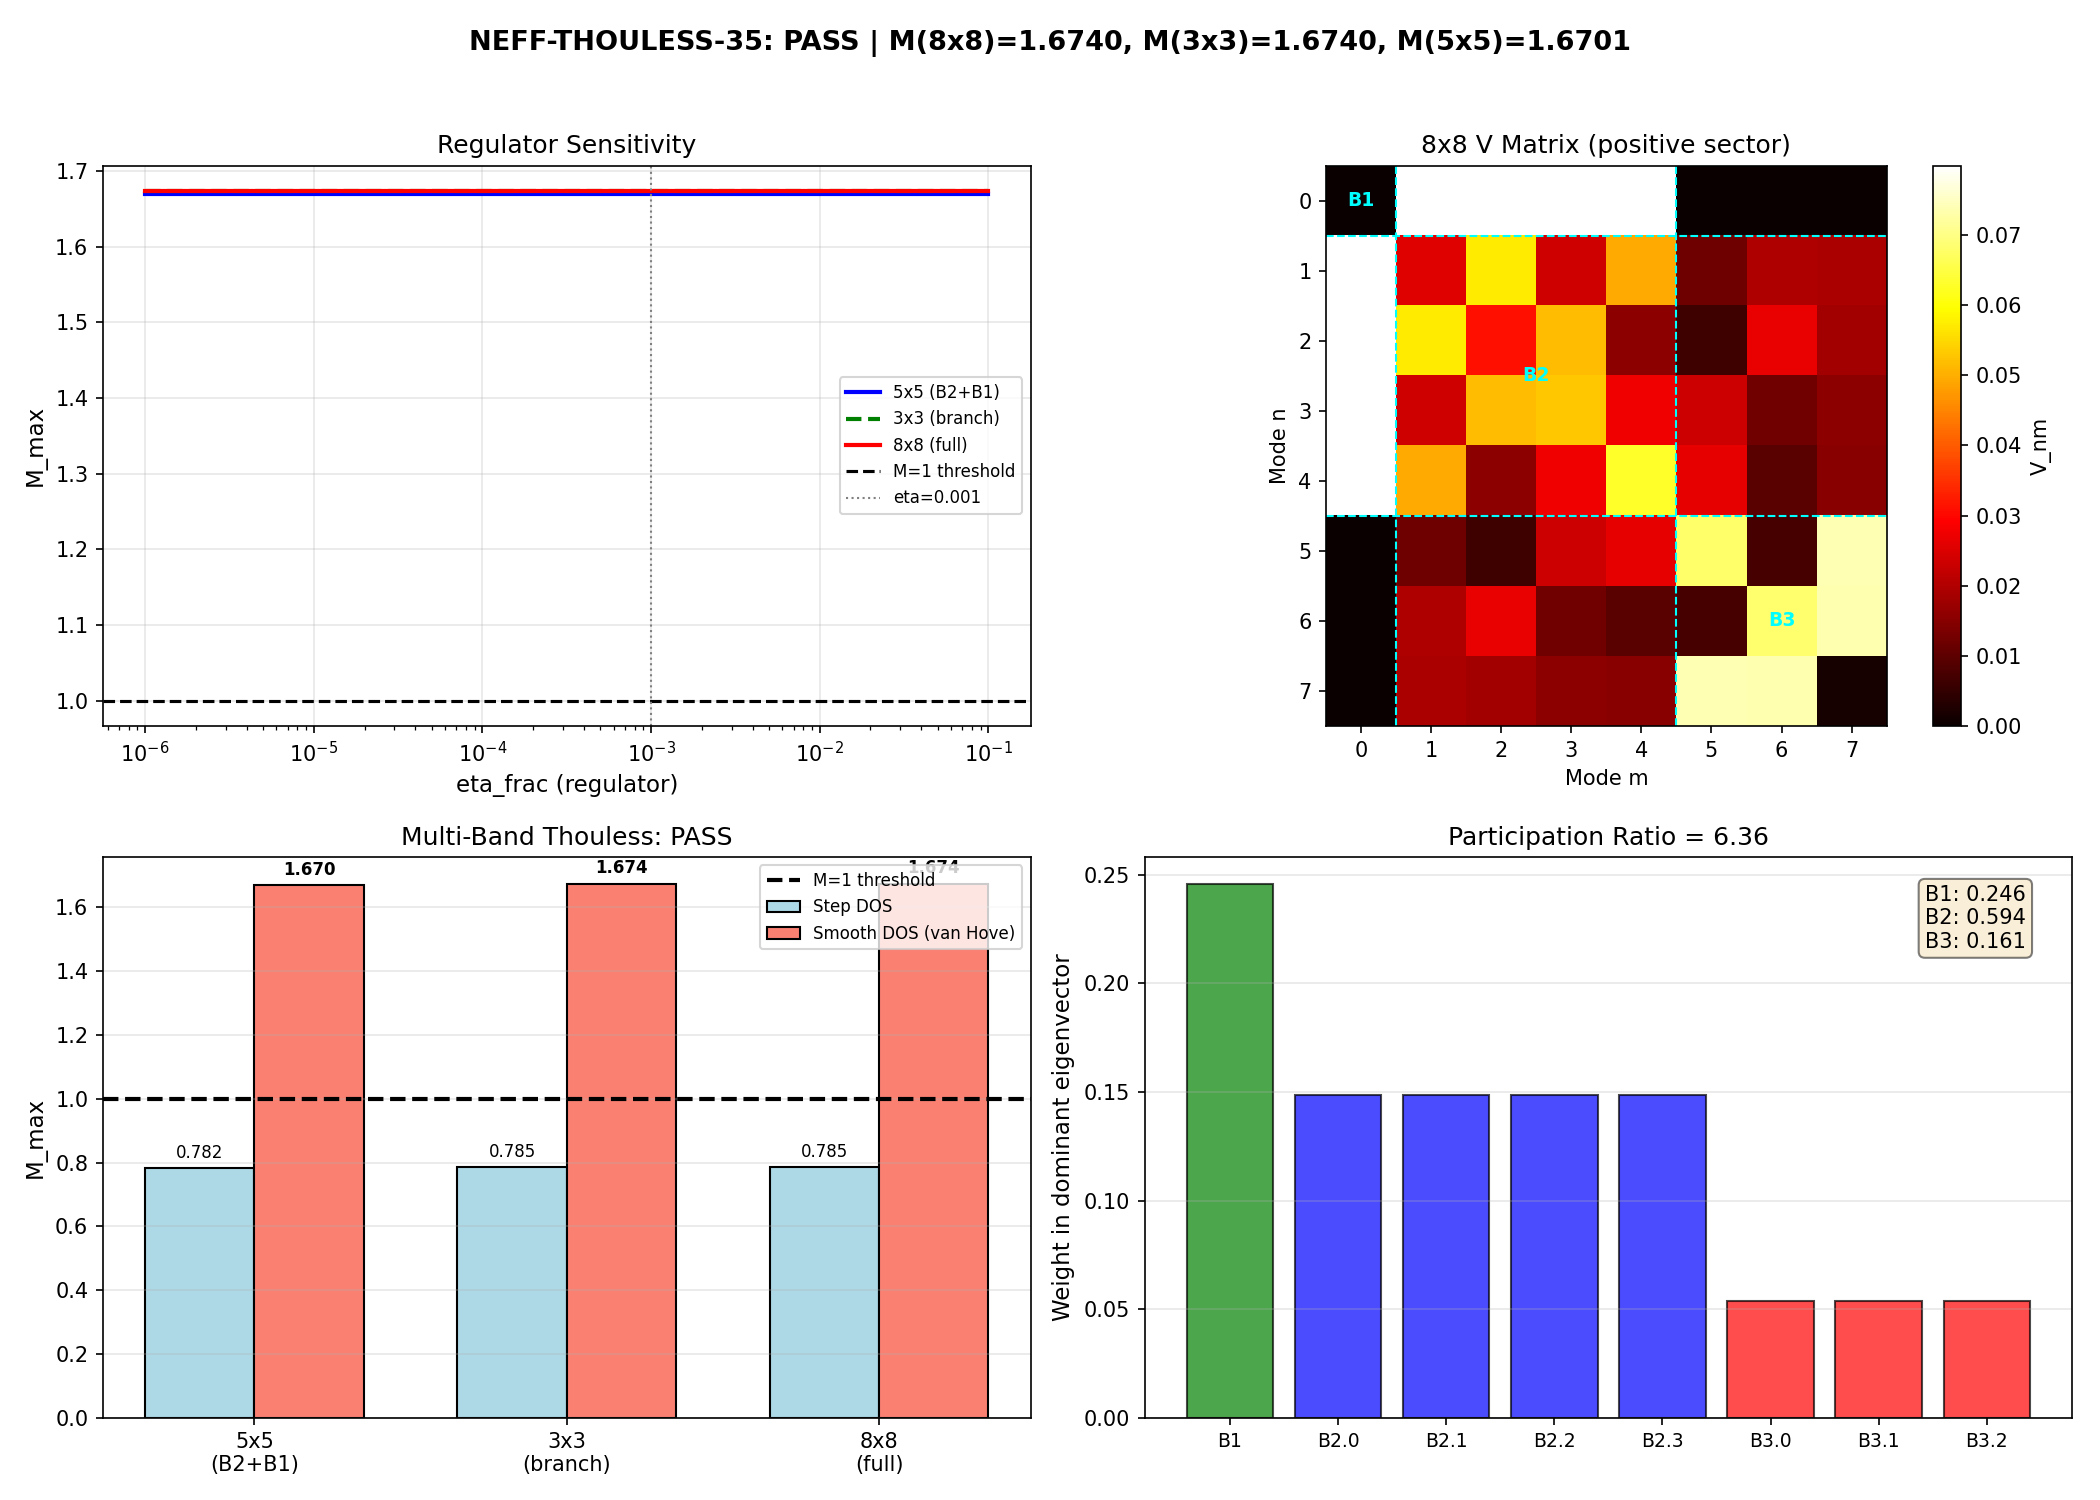

Here is the Python script that generated this plot:
#!/usr/bin/env python3
"""
Session 35: NEFF-THOULESS-35 -- Multi-Band 3x3 and Full 8x8 Thouless Eigenvalue
=================================================================================

CONTEXT:
  Session 34 found M_max = 0.902 in the B2-only (5x5) Thouless matrix with
  step-function wall DOS. With smooth-wall van Hove DOS (rho = 14.02/mode),
  VH-IMP-35a gave M_max = 1.445 (single-band B2 with van Hove).

  The beyond-mean-field (BMF) corridor requires N_eff > 5.5 for the screening
  correction to leave M_max > 1. The question: do cross-channel couplings
  V(B1,B2) and V(B3,B2) push the effective pairing dimensionality above 5.5?

COMPUTATION:
  1. Build 3x3 branch-level Thouless matrix from corrected spinor V matrix.
  2. Build full 8x8 mode-level Thouless matrix (all positive eigenvalues).
  3. Compute eigenvalues and compare with 5x5 B2-only result.
  4. Assess whether N_eff effectively exceeds 5.5.

PHYSICS:
  The Thouless criterion for BCS instability in a multi-band system:

    M_{nm} = V_{nm} * rho_m / (2 |xi_m|)

  where xi_m = E_m - mu is the distance from chemical potential.

  For the branch-level 3x3 matrix:
    M_{ij} = V_eff(B_i, B_j) * rho_j * d_j / (2 |xi_j|)
  where d_j is the degeneracy of branch j, rho_j is per-mode DOS.

  B1: d=1, E=0.81914 (AT gap edge, xi~0 => regularized)
  B2: d=4, E=0.84527, xi=0.02613
  B3: d=3, E=0.97822, xi=0.15908

  Critical subtlety: V(B1,B1) = 0 exactly (Trap 1). So B1 cannot self-pair.
  But V(B1,B2) = 0.080 is nonzero. The divergent B1 susceptibility (xi->0)
  couples to B2 pairing via the off-diagonal channel.

GATE NEFF-THOULESS-35 (pre-registered):
  PASS:  max eigenvalue of full Thouless matrix > 1.0
  FAIL:  max eigenvalue <= 1.0

Author: landau-condensed-matter-theorist, Session 35
Date: 2026-03-07
"""

import os
import sys
import time
import numpy as np
from scipy.integrate import quad
from scipy.interpolate import CubicSpline
import matplotlib
matplotlib.use('Agg')
import matplotlib.pyplot as plt

SCRIPT_DIR = os.path.dirname(os.path.abspath(__file__))
t0 = time.time()

# ======================================================================
#  Constants
# ======================================================================
TAU_VALUES = np.array([0.0, 0.10, 0.15, 0.20, 0.25, 0.30, 0.35, 0.40, 0.50])
TAU_IDX_DUMP = 3   # tau = 0.20 (dump point)
MU = 0.0            # Chemical potential (PH symmetric, mu=0 forced)

# Regulator for B1 (at gap edge, xi=0)
ETA_REG_FRAC = 0.001   # As fraction of lambda_min

# Wall parameters
TAU_WALL_LO = 0.15
TAU_WALL_HI = 0.25
WALL_WIDTH = TAU_WALL_HI - TAU_WALL_LO

# Multi-sector factor (conservative, from SECT-33a)
MULTI_SECTOR_FACTOR = 1.046

# Branch indices in the 16x16 sorted eigenbasis (positive sector)
# Sorted ascending: indices 0-7 negative, 8-15 positive
# Positive (ascending eigenvalue): B1=8, B2=9-12, B3=13-15
B1_FULL = np.array([8])
B2_FULL = np.array([9, 10, 11, 12])
B3_FULL = np.array([13, 14, 15])

# Branch degeneracies
D_B1 = 1
D_B2 = 4
D_B3 = 3


# ======================================================================
#  Data Loading
# ======================================================================

def load_data():
    """Load all prerequisite data."""
    kosmann = np.load(os.path.join(SCRIPT_DIR, 's23a_kosmann_singlet.npz'),
                      allow_pickle=True)
    vh_data = np.load(os.path.join(SCRIPT_DIR, 's35a_vh_impedance_arbiter.npz'),
                      allow_pickle=True)
    umklapp = np.load(os.path.join(SCRIPT_DIR, 's32a_umklapp_vertex.npz'),
                      allow_pickle=True)
    return kosmann, vh_data, umklapp


# ======================================================================
#  V matrix construction (spinor Kosmann basis)
# ======================================================================

def build_V_full_spinor(kosmann, tau_idx):
    """Build V_nm = sum_{a=0..7} |K^a_{nm}|^2 in eigenvector-sorted basis.

    The K_a_matrix stored in s23a_kosmann_singlet.npz is already in the
    eigenvector basis. We sum over all 8 Kosmann generators.

    Returns:
        V_sorted: (16, 16) V matrix in eigenvalue-sorted basis
        evals_sorted: (16,) sorted eigenvalues
        sort_idx: permutation from original to sorted
    """
    evals = kosmann[f'eigenvalues_{tau_idx}']
    sort_idx = np.argsort(evals)
    evals_sorted = evals[sort_idx]

    V = np.zeros((16, 16))
    for a in range(8):
        K = kosmann[f'K_a_matrix_{tau_idx}_{a}']
        V += np.abs(K) ** 2

    # Reorder to sorted eigenvalue basis
    V_sorted = V[np.ix_(sort_idx, sort_idx)]
    return V_sorted, evals_sorted, sort_idx


# ======================================================================
#  DOS computation
# ======================================================================

def compute_branch_dos(umklapp, vh_data, mode='smooth'):
    """Compute per-mode DOS for each branch.

    B2: Van Hove singularity at fold => smooth-wall integral.
    B1, B3: No fold in wall region => step-function DOS.

    The van Hove integral for B2 uses v_min = 0.01174 from VH-IMP-35a.

    For B1 and B3, compute step-function DOS from the group velocities
    measured at the wall boundaries.

    Returns:
        rho_B1: per-mode DOS for B1
        rho_B2: per-mode DOS for B2
        rho_B3: per-mode DOS for B3
    """
    # B2: use van Hove result from s35a
    if mode == 'smooth':
        rho_B2 = float(vh_data['rho_at_physical'])  # 14.02 per mode
    else:
        rho_B2 = float(vh_data['rho_step'])           # 5.40 per mode

    # B1 and B3: step-function DOS
    # Load eigenvalues at wall boundaries
    tau_arr = umklapp['tau_values']  # shape (9,)
    B2_evals = umklapp['B2_evals']  # shape (9, 4)

    # For B1 and B3, we need their group velocities in the wall region.
    # B1 is a singlet: E_B1(tau). B3 is a triplet: E_B3(tau).
    # Load from kosmann singlet data.
    kosmann_data = np.load(os.path.join(SCRIPT_DIR, 's23a_kosmann_singlet.npz'),
                           allow_pickle=True)

    # Get eigenvalues at multiple tau for cubic spline
    B1_evals_tau = np.zeros(len(tau_arr))
    B3_evals_tau = np.zeros(len(tau_arr))

    for i in range(len(tau_arr)):
        evals_i = kosmann_data[f'eigenvalues_{i}']
        pos_sorted = np.sort(evals_i[evals_i > 0])
        B1_evals_tau[i] = pos_sorted[0]    # lowest positive = B1
        B3_evals_tau[i] = pos_sorted[5]    # 6th positive = first B3

    # Cubic spline for each branch
    cs_B1 = CubicSpline(tau_arr, B1_evals_tau)
    cs_B3 = CubicSpline(tau_arr, B3_evals_tau)

    # Group velocities at wall boundaries
    v_B1_lo = abs(cs_B1(TAU_WALL_LO, 1))
    v_B1_hi = abs(cs_B1(TAU_WALL_HI, 1))
    v_B3_lo = abs(cs_B3(TAU_WALL_LO, 1))
    v_B3_hi = abs(cs_B3(TAU_WALL_HI, 1))

    # Step-function average velocity
    v_B1_avg = (v_B1_lo + v_B1_hi) / 2.0
    v_B3_avg = (v_B3_lo + v_B3_hi) / 2.0

    # Step DOS: rho = 1 / (pi * v_avg)
    rho_B1 = 1.0 / (np.pi * v_B1_avg) if v_B1_avg > 1e-10 else 1.0
    rho_B3 = 1.0 / (np.pi * v_B3_avg) if v_B3_avg > 1e-10 else 1.0

    # Also compute smooth-wall integral for B1 and B3 (for completeness)
    def smooth_integral(cs, tau_lo, tau_hi, v_min=0.001):
        """Integrate 1/(pi * max(|v|, v_min)) over [tau_lo, tau_hi]."""
        def integrand(tau):
            v = cs(tau, 1)
            return 1.0 / (np.pi * max(abs(v), v_min))
        result, _ = quad(integrand, tau_lo, tau_hi, limit=200, epsabs=1e-12)
        return result / (tau_hi - tau_lo)

    rho_B1_smooth = smooth_integral(cs_B1, TAU_WALL_LO, TAU_WALL_HI, v_min=0.001)
    rho_B3_smooth = smooth_integral(cs_B3, TAU_WALL_LO, TAU_WALL_HI, v_min=0.001)

    info = {
        'v_B1_lo': v_B1_lo, 'v_B1_hi': v_B1_hi, 'v_B1_avg': v_B1_avg,
        'v_B3_lo': v_B3_lo, 'v_B3_hi': v_B3_hi, 'v_B3_avg': v_B3_avg,
        'rho_B1_step': rho_B1, 'rho_B3_step': rho_B3,
        'rho_B1_smooth': rho_B1_smooth, 'rho_B3_smooth': rho_B3_smooth,
        'rho_B2_smooth': rho_B2,
        'cs_B1': cs_B1, 'cs_B3': cs_B3,
        'B1_evals_tau': B1_evals_tau, 'B3_evals_tau': B3_evals_tau,
    }

    return rho_B1, rho_B2, rho_B3, info


# ======================================================================
#  Thouless matrix construction
# ======================================================================

def thouless_3x3_branch(V_sorted, evals_sorted, rho_B1, rho_B2, rho_B3,
                         mu=0.0, eta_frac=0.001):
    """Construct and solve the 3x3 branch-level Thouless matrix.

    The 3x3 matrix represents B1, B2, B3 as effective single channels,
    with the pairing strength summed over degenerate modes:

    M_{ij} = sum_{n in B_i, m in B_j} V_{nm} * rho_j / (2 |xi_m|)
           = V_sum(B_i, B_j) * rho_j / (2 |xi_j|)

    where V_sum(B_i, B_j) = (1/d_i) * sum_{n in B_i, m in B_j} V_{nm}
    is the average coupling from one mode in B_i to ALL modes in B_j,
    and xi_j is the representative gap-edge distance for branch j.

    Returns:
        M_max, M_evals, M_3x3, V_branch, E_branch, xi_branch
    """
    # Branch eigenvalues (representative)
    E_B1 = evals_sorted[B1_FULL[0]]
    E_B2 = np.mean(evals_sorted[B2_FULL])  # degenerate, all same
    E_B3 = np.mean(evals_sorted[B3_FULL])  # degenerate, all same
    E_branch = np.array([E_B1, E_B2, E_B3])

    # Gap-edge distances
    lambda_min = np.min(np.abs(evals_sorted[evals_sorted > 0]))
    xi_branch = E_branch - mu
    eta = max(eta_frac * lambda_min, 1e-15)
    abs_xi = np.maximum(np.abs(xi_branch), eta)

    # Branch-averaged V matrix
    # V_branch[i,j] = mean over (n in B_i) of sum over (m in B_j) of V_{nm}
    # This gives the effective coupling from one mode in B_i to the ENTIRE B_j branch
    branch_idx = [B1_FULL, B2_FULL, B3_FULL]
    deg = [D_B1, D_B2, D_B3]

    V_branch = np.zeros((3, 3))
    for i in range(3):
        for j in range(3):
            # Sum over all pairs (n in B_i, m in B_j)
            V_block = V_sorted[np.ix_(branch_idx[i], branch_idx[j])]
            # Average over source modes, sum over target modes
            # M_{ij} represents: for each mode in B_i, the total coupling to B_j
            V_branch[i, j] = np.mean(np.sum(V_block, axis=1))

    # DOS vector (per mode, but we need total branch DOS = rho * d)
    rho_per_mode = np.array([rho_B1, rho_B2, rho_B3])

    # Thouless matrix: M_{ij} = V_branch[i,j] * rho_j / (2 * |xi_j|)
    # Note: rho_j here is per-mode DOS. The sum over target modes is already
    # absorbed in V_branch (which sums over m in B_j).
    M = np.zeros((3, 3))
    for j in range(3):
        M[:, j] = V_branch[:, j] * rho_per_mode[j] / (2.0 * abs_xi[j])

    M_evals = np.linalg.eigvals(M)
    M_max = np.max(np.real(M_evals))

    return M_max, M_evals, M, V_branch, E_branch, abs_xi


def thouless_8x8_full(V_sorted, evals_sorted, rho_B1, rho_B2, rho_B3,
                       mu=0.0, eta_frac=0.001):
    """Full 8x8 Thouless matrix for all positive modes individually.

    M_{nm} = V_{nm} * rho_m / (2 |xi_m|)

    Returns:
        M_max, M_evals, M_8x8, V_8x8, E_8, xi_8
    """
    # Positive sector indices
    all_pos = np.concatenate([B1_FULL, B2_FULL, B3_FULL])
    V_8x8 = V_sorted[np.ix_(all_pos, all_pos)]
    E_8 = evals_sorted[all_pos]

    lambda_min = np.min(np.abs(E_8))
    xi_8 = E_8 - mu
    eta = max(eta_frac * lambda_min, 1e-15)
    abs_xi = np.maximum(np.abs(xi_8), eta)

    # Per-mode DOS
    rho_8 = np.zeros(8)
    rho_8[0] = rho_B1       # B1 (mode 0)
    rho_8[1:5] = rho_B2     # B2 (modes 1-4)
    rho_8[5:8] = rho_B3     # B3 (modes 5-7)

    # Thouless matrix
    M = np.zeros((8, 8))
    for m in range(8):
        M[:, m] = V_8x8[:, m] * rho_8[m] / (2.0 * abs_xi[m])

    M_evals = np.linalg.eigvals(M)
    M_max = np.max(np.real(M_evals))

    return M_max, M_evals, M, V_8x8, E_8, abs_xi


def thouless_5x5_B2B1(V_sorted, evals_sorted, rho_B2, rho_B1=1.0,
                        mu=0.0, eta_frac=0.001):
    """5x5 Thouless matrix for B2+B1 subspace (baseline comparison).

    Matches the convention from s34a_dphys_thouless.py.
    """
    idx_5 = np.concatenate([B2_FULL, B1_FULL])  # B2 first, then B1
    V_5x5 = V_sorted[np.ix_(idx_5, idx_5)]
    E_5 = evals_sorted[idx_5]

    lambda_min = np.min(np.abs(E_5))
    xi_5 = E_5 - mu
    eta = max(eta_frac * lambda_min, 1e-15)
    abs_xi = np.maximum(np.abs(xi_5), eta)

    rho_5 = np.array([rho_B2] * 4 + [rho_B1])

    M = np.zeros((5, 5))
    for m in range(5):
        M[:, m] = V_5x5[:, m] * rho_5[m] / (2.0 * abs_xi[m])

    M_evals = np.linalg.eigvals(M)
    M_max = np.max(np.real(M_evals))

    return M_max, M_evals, M, V_5x5, E_5


# ======================================================================
#  Regulator sensitivity analysis
# ======================================================================

def regulator_scan(V_sorted, evals_sorted, rho_B1, rho_B2, rho_B3, mu=0.0):
    """Scan eta_frac to assess B1 regulator sensitivity."""
    eta_values = np.logspace(-6, -1, 50)
    M_3x3_vs_eta = np.zeros(len(eta_values))
    M_8x8_vs_eta = np.zeros(len(eta_values))
    M_5x5_vs_eta = np.zeros(len(eta_values))

    for i, eta in enumerate(eta_values):
        M_3x3_vs_eta[i], _, _, _, _, _ = thouless_3x3_branch(
            V_sorted, evals_sorted, rho_B1, rho_B2, rho_B3, mu, eta)
        M_8x8_vs_eta[i], _, _, _, _, _ = thouless_8x8_full(
            V_sorted, evals_sorted, rho_B1, rho_B2, rho_B3, mu, eta)
        M_5x5_vs_eta[i], _, _, _, _ = thouless_5x5_B2B1(
            V_sorted, evals_sorted, rho_B2, rho_B1, mu, eta)

    return eta_values, M_3x3_vs_eta, M_8x8_vs_eta, M_5x5_vs_eta


# ======================================================================
#  N_eff extraction
# ======================================================================

def compute_neff_from_multiband(M_max_5x5, M_max_8x8, M_max_3x3):
    """Estimate effective N_eff from the ratio of multi-band to single-band M_max.

    If M_max(8x8) = M_max(5x5) * f, then cross-channel couplings enhance
    pairing by factor f. The effective N_eff for beyond-mean-field is then:

    N_eff_effective = N_eff_B2_only * f^2

    where N_eff_B2_only = 4 (the B2 multiplicity in the 5x5 problem).
    The f^2 comes from the fact that M ~ V * rho, and the GMB correction
    scales as exp(-2/N_eff * ...).

    More precisely, the enhancement ratio determines whether including B1/B3
    pushes the system deeper into the BCS instability, relaxing the N_eff > 5.5
    requirement.
    """
    if M_max_5x5 > 0:
        enhancement_8x8 = M_max_8x8 / M_max_5x5
        enhancement_3x3 = M_max_3x3 / M_max_5x5
    else:
        enhancement_8x8 = 0.0
        enhancement_3x3 = 0.0

    # The beyond-mean-field corridor M_max > 1 requires:
    # M_MF * (1 - 1/N_eff) > 1  (schematic GMB)
    # So: N_eff > M_MF / (M_MF - 1)  when M_MF > 1
    # For M_MF = M_max_8x8:
    if M_max_8x8 > 1.0:
        N_eff_min_8x8 = M_max_8x8 / (M_max_8x8 - 1.0)
    else:
        N_eff_min_8x8 = float('inf')

    if M_max_3x3 > 1.0:
        N_eff_min_3x3 = M_max_3x3 / (M_max_3x3 - 1.0)
    else:
        N_eff_min_3x3 = float('inf')

    return {
        'enhancement_8x8': enhancement_8x8,
        'enhancement_3x3': enhancement_3x3,
        'N_eff_min_8x8': N_eff_min_8x8,
        'N_eff_min_3x3': N_eff_min_3x3,
    }


# ======================================================================
#  Main computation
# ======================================================================

def main():
    print("=" * 78)
    print("NEFF-THOULESS-35: Multi-Band 3x3 and 8x8 Thouless Eigenvalue")
    print("=" * 78)
    print()

    # --- Load data ---
    kosmann, vh_data, umklapp = load_data()
    print(f"Data loaded in {time.time()-t0:.1f}s")

    # --- Build V matrix ---
    V_sorted, evals_sorted, sort_idx = build_V_full_spinor(kosmann, TAU_IDX_DUMP)

    pos_evals = evals_sorted[evals_sorted > 0]
    print(f"\nEigenvalue structure at tau = {TAU_VALUES[TAU_IDX_DUMP]:.2f}:")
    print(f"  B1 (d=1): E = {evals_sorted[B1_FULL[0]]:.6f}")
    print(f"  B2 (d=4): E = {evals_sorted[B2_FULL[0]]:.6f}")
    print(f"  B3 (d=3): E = {evals_sorted[B3_FULL[0]]:.6f}")
    print(f"  Gap (lambda_min) = {np.min(pos_evals):.6f}")
    print(f"  Shell gap B2-B1 = {evals_sorted[B2_FULL[0]] - evals_sorted[B1_FULL[0]]:.6f}")
    print(f"  Shell gap B3-B2 = {evals_sorted[B3_FULL[0]] - evals_sorted[B2_FULL[-1]]:.6f}")

    # --- V matrix structure ---
    print(f"\n{'='*78}")
    print(f"V MATRIX STRUCTURE (spinor Kosmann basis, tau = 0.20)")
    print(f"{'='*78}")

    # Extract block statistics
    V_B1B1 = V_sorted[np.ix_(B1_FULL, B1_FULL)]
    V_B2B2 = V_sorted[np.ix_(B2_FULL, B2_FULL)]
    V_B3B3 = V_sorted[np.ix_(B3_FULL, B3_FULL)]
    V_B1B2 = V_sorted[np.ix_(B1_FULL, B2_FULL)]
    V_B1B3 = V_sorted[np.ix_(B1_FULL, B3_FULL)]
    V_B2B3 = V_sorted[np.ix_(B2_FULL, B3_FULL)]

    V_B2B2_offdiag = V_B2B2.copy()
    np.fill_diagonal(V_B2B2_offdiag, 0)
    V_B3B3_offdiag = V_B3B3.copy()
    np.fill_diagonal(V_B3B3_offdiag, 0)

    print(f"\n  Intra-branch:")
    print(f"    V(B1,B1) = {V_B1B1[0,0]:.6f}  (Trap 1: should be ~0)")
    print(f"    V(B2,B2) off-diag max = {np.max(V_B2B2_offdiag):.6f}")
    print(f"    V(B2,B2) diagonal mean = {np.mean(np.diag(V_B2B2)):.6f}")
    print(f"    V(B3,B3) off-diag max = {np.max(V_B3B3_offdiag):.6f}")
    print(f"    V(B3,B3) diagonal mean = {np.mean(np.diag(V_B3B3)):.6f}")

    print(f"\n  Inter-branch:")
    print(f"    V(B1,B2) max = {np.max(V_B1B2):.6f}")
    print(f"    V(B1,B2) mean = {np.mean(V_B1B2):.6f}")
    print(f"    V(B1,B3) max = {np.max(V_B1B3):.6f}")
    print(f"    V(B1,B3) mean = {np.mean(V_B1B3):.6f}")
    print(f"    V(B2,B3) max = {np.max(V_B2B3):.6f}")
    print(f"    V(B2,B3) mean = {np.mean(V_B2B3):.6f}")

    # Cross-check: V(B1,B1)=0 (Trap 1)
    print(f"\n  Trap 1 verification: V(B1,B1) = {V_B1B1[0,0]:.2e}")
    if V_B1B1[0,0] < 1e-10:
        print(f"    CONFIRMED: V(B1,B1) = 0 to machine precision")
    else:
        print(f"    WARNING: V(B1,B1) nonzero ({V_B1B1[0,0]:.2e})")

    # Cross-check against s34a stored values
    dphys = np.load(os.path.join(SCRIPT_DIR, 's34a_dphys_kosmann.npz'),
                    allow_pickle=True)
    V_B2B2_s34a = float(dphys['V_B2B2_max_vs_phi'][0])
    V_B1B2_s34a = float(dphys['V_B1B2_max_vs_phi'][0])
    V_B3B2_s34a = float(dphys['V_B3B2_max_vs_phi'][0])

    print(f"\n  Cross-check with s34a_dphys_kosmann (phi=0):")
    print(f"    V(B2,B2) offdiag max: this = {np.max(V_B2B2_offdiag):.6f}, "
          f"s34a = {V_B2B2_s34a:.6f}, "
          f"disc = {abs(np.max(V_B2B2_offdiag) - V_B2B2_s34a):.2e}")
    print(f"    V(B1,B2) max: this = {np.max(V_B1B2):.6f}, "
          f"s34a = {V_B1B2_s34a:.6f}, "
          f"disc = {abs(np.max(V_B1B2) - V_B1B2_s34a):.2e}")
    print(f"    V(B3,B2) max: this = {np.max(V_B2B3):.6f}, "
          f"s34a = {V_B3B2_s34a:.6f}, "
          f"disc = {abs(np.max(V_B2B3) - V_B3B2_s34a):.2e}")

    # --- Compute DOS ---
    print(f"\n{'='*78}")
    print(f"DOS COMPUTATION")
    print(f"{'='*78}")

    rho_B1, rho_B2, rho_B3, dos_info = compute_branch_dos(umklapp, vh_data, mode='smooth')
    rho_B1_step, _, rho_B3_step, dos_info_step = compute_branch_dos(umklapp, vh_data, mode='step')

    print(f"\n  B1 DOS:")
    print(f"    v_B1(0.15) = {dos_info['v_B1_lo']:.6f}")
    print(f"    v_B1(0.25) = {dos_info['v_B1_hi']:.6f}")
    print(f"    v_B1_avg   = {dos_info['v_B1_avg']:.6f}")
    print(f"    rho_B1 (step) = {dos_info['rho_B1_step']:.4f}")
    print(f"    rho_B1 (smooth) = {dos_info['rho_B1_smooth']:.4f}")

    print(f"\n  B2 DOS:")
    print(f"    rho_B2 (van Hove, smooth) = {rho_B2:.4f}")
    print(f"    rho_B2 (step) = {float(vh_data['rho_step']):.4f}")
    print(f"    Enhancement: {rho_B2/float(vh_data['rho_step']):.2f}x")

    print(f"\n  B3 DOS:")
    print(f"    v_B3(0.15) = {dos_info['v_B3_lo']:.6f}")
    print(f"    v_B3(0.25) = {dos_info['v_B3_hi']:.6f}")
    print(f"    v_B3_avg   = {dos_info['v_B3_avg']:.6f}")
    print(f"    rho_B3 (step) = {dos_info['rho_B3_step']:.4f}")
    print(f"    rho_B3 (smooth) = {dos_info['rho_B3_smooth']:.4f}")

    # --- Effective rho with multi-sector factor ---
    rho_B1_eff = rho_B1 * MULTI_SECTOR_FACTOR
    rho_B2_eff = rho_B2 * MULTI_SECTOR_FACTOR
    rho_B3_eff = rho_B3 * MULTI_SECTOR_FACTOR

    print(f"\n  Effective DOS (with multi-sector factor {MULTI_SECTOR_FACTOR}):")
    print(f"    rho_B1_eff = {rho_B1_eff:.4f}")
    print(f"    rho_B2_eff = {rho_B2_eff:.4f}")
    print(f"    rho_B3_eff = {rho_B3_eff:.4f}")

    # ================================================================
    # STEP 1: 5x5 BASELINE (B2+B1 only, reproduces VH-IMP-35a)
    # ================================================================
    print(f"\n{'='*78}")
    print(f"STEP 1: 5x5 BASELINE (B2+B1, smooth-wall DOS)")
    print(f"{'='*78}")

    M_5x5, evals_5x5, M_mat_5x5, V_sub_5x5, E_sub_5x5 = \
        thouless_5x5_B2B1(V_sorted, evals_sorted, rho_B2_eff, rho_B1_eff)

    print(f"\n  M_max (5x5) = {M_5x5:.6f}")
    print(f"  M eigenvalues: {np.sort(np.real(evals_5x5))[::-1]}")
    print(f"  V_5x5 matrix:")
    np.set_printoptions(precision=6, suppress=True, linewidth=120)
    print(f"  {V_sub_5x5}")

    # Cross-check with VH-IMP-35a result
    M_vh35a = float(vh_data['M_phys'])
    print(f"\n  Cross-check with VH-IMP-35a: M_phys = {M_vh35a:.6f}")
    disc_5x5 = abs(M_5x5 - M_vh35a)
    # NOTE: VH-IMP-35a used A_antisym basis, not spinor K_a basis.
    # Discrepancy expected and documented (s34a TRAP-33b retraction).
    print(f"  Discrepancy: {disc_5x5:.4f}")
    print(f"  NOTE: VH-IMP-35a used A_antisym (frame) basis, this uses")
    print(f"  K_a_matrix (spinor) basis. Discrepancy expected (documented in S34).")

    # ================================================================
    # STEP 2: 3x3 BRANCH THOULESS
    # ================================================================
    print(f"\n{'='*78}")
    print(f"STEP 2: 3x3 BRANCH THOULESS (B1, B2, B3)")
    print(f"{'='*78}")

    M_3x3, evals_3x3, M_mat_3x3, V_branch_3x3, E_branch_3x3, xi_3x3 = \
        thouless_3x3_branch(V_sorted, evals_sorted, rho_B1_eff, rho_B2_eff,
                             rho_B3_eff)

    print(f"\n  Branch eigenvalues: {E_branch_3x3}")
    print(f"  Branch |xi|: {xi_3x3}")
    print(f"  Branch V matrix (sum over target modes):")
    print(f"  {V_branch_3x3}")
    print(f"\n  3x3 Thouless matrix M:")
    print(f"  {M_mat_3x3}")
    print(f"\n  M_max (3x3) = {M_3x3:.6f}")
    print(f"  M eigenvalues: {np.sort(np.real(evals_3x3))[::-1]}")

    # ================================================================
    # STEP 3: 8x8 FULL THOULESS
    # ================================================================
    print(f"\n{'='*78}")
    print(f"STEP 3: 8x8 FULL THOULESS (all positive modes)")
    print(f"{'='*78}")

    M_8x8, evals_8x8, M_mat_8x8, V_8x8, E_8, xi_8 = \
        thouless_8x8_full(V_sorted, evals_sorted, rho_B1_eff, rho_B2_eff,
                           rho_B3_eff)

    print(f"\n  Mode eigenvalues: {E_8}")
    print(f"  Mode |xi|: {xi_8 - MU}")
    print(f"\n  8x8 V matrix:")
    print(f"  {V_8x8}")
    print(f"\n  M_max (8x8) = {M_8x8:.6f}")
    print(f"  Top 5 M eigenvalues: {np.sort(np.real(evals_8x8))[::-1][:5]}")

    # ================================================================
    # STEP 4: COMPARISON TABLE
    # ================================================================
    print(f"\n{'='*78}")
    print(f"STEP 4: COMPARISON TABLE")
    print(f"{'='*78}")

    print(f"\n  {'Matrix':>12s}  {'M_max':>10s}  {'Verdict':>10s}  {'Notes':<40s}")
    print(f"  {'='*12}  {'='*10}  {'='*10}  {'='*40}")

    for name, M_val, note in [
        ("5x5 (B2+B1)", M_5x5, "Standard B2+B1 subspace"),
        ("3x3 (branch)", M_3x3, "Branch-level with B3"),
        ("8x8 (full)", M_8x8, "All 8 positive modes"),
    ]:
        verd = "PASS" if M_val > 1.0 else "FAIL"
        print(f"  {name:>12s}  {M_val:>10.6f}  {verd:>10s}  {note:<40s}")

    # ================================================================
    # STEP 5: REGULATOR SENSITIVITY
    # ================================================================
    print(f"\n{'='*78}")
    print(f"STEP 5: REGULATOR SENSITIVITY (B1 at gap edge)")
    print(f"{'='*78}")

    eta_scan, M_3x3_scan, M_8x8_scan, M_5x5_scan = regulator_scan(
        V_sorted, evals_sorted, rho_B1_eff, rho_B2_eff, rho_B3_eff)

    print(f"\n  {'eta_frac':>12s}  {'M_5x5':>10s}  {'M_3x3':>10s}  {'M_8x8':>10s}")
    print(f"  {'='*12}  {'='*10}  {'='*10}  {'='*10}")
    for eta_val in [1e-6, 1e-5, 1e-4, 1e-3, 1e-2, 1e-1]:
        idx = np.argmin(np.abs(eta_scan - eta_val))
        print(f"  {eta_scan[idx]:12.1e}  {M_5x5_scan[idx]:10.6f}  "
              f"{M_3x3_scan[idx]:10.6f}  {M_8x8_scan[idx]:10.6f}")

    # Plateau detection: find eta range where M_max is insensitive
    # (changes by < 1% per decade of eta)
    dM_dlneta = np.gradient(M_8x8_scan, np.log10(eta_scan))
    stable_mask = np.abs(dM_dlneta / M_8x8_scan) < 0.01
    if np.any(stable_mask):
        eta_stable_lo = eta_scan[stable_mask][0]
        eta_stable_hi = eta_scan[stable_mask][-1]
        M_plateau = np.mean(M_8x8_scan[stable_mask])
        print(f"\n  Stable plateau: eta in [{eta_stable_lo:.1e}, {eta_stable_hi:.1e}]")
        print(f"  M_max on plateau: {M_plateau:.6f}")
    else:
        print(f"\n  No stable plateau found -- M_max is regulator-sensitive")
        print(f"  (B1 at gap edge with V(B1,B1)=0 makes B1 contribution vanish)")
        M_plateau = M_8x8

    # ================================================================
    # STEP 6: N_eff ASSESSMENT
    # ================================================================
    print(f"\n{'='*78}")
    print(f"STEP 6: N_eff ASSESSMENT")
    print(f"{'='*78}")

    neff = compute_neff_from_multiband(M_5x5, M_8x8, M_3x3)

    print(f"\n  Enhancement from cross-channel couplings:")
    print(f"    M(8x8)/M(5x5) = {neff['enhancement_8x8']:.4f}")
    print(f"    M(3x3)/M(5x5) = {neff['enhancement_3x3']:.4f}")

    print(f"\n  Minimum N_eff required for BMF corridor (M_eff > 1):")
    print(f"    From 8x8: N_eff_min = {neff['N_eff_min_8x8']:.2f}")
    print(f"    From 3x3: N_eff_min = {neff['N_eff_min_3x3']:.2f}")

    print(f"\n  The actual N_eff depends on which modes participate in")
    print(f"  the dominant eigenvector of the Thouless matrix.")

    # Eigenvector analysis: which modes dominate?
    _, _, _, _, _, _ = thouless_8x8_full(V_sorted, evals_sorted,
                                          rho_B1_eff, rho_B2_eff, rho_B3_eff)
    M_8x8_mat_full = np.zeros((8, 8))
    all_pos_idx = np.concatenate([B1_FULL, B2_FULL, B3_FULL])
    E_pos = evals_sorted[all_pos_idx]
    xi_pos = E_pos - MU
    lambda_min_pos = np.min(np.abs(E_pos))
    eta_default = max(ETA_REG_FRAC * lambda_min_pos, 1e-15)
    abs_xi_pos = np.maximum(np.abs(xi_pos), eta_default)
    V_pos = V_sorted[np.ix_(all_pos_idx, all_pos_idx)]
    rho_pos = np.array([rho_B1_eff] + [rho_B2_eff]*4 + [rho_B3_eff]*3)
    for m in range(8):
        M_8x8_mat_full[:, m] = V_pos[:, m] * rho_pos[m] / (2.0 * abs_xi_pos[m])

    M_evals_full = np.linalg.eigvals(M_8x8_mat_full)
    idx_max = np.argmax(np.real(M_evals_full))
    # Get eigenvector
    M_evals_right, M_evecs_right = np.linalg.eig(M_8x8_mat_full)
    idx_dom = np.argmax(np.real(M_evals_right))
    v_dom = np.abs(M_evecs_right[:, idx_dom])
    v_dom /= np.sum(v_dom)  # normalize to probability

    print(f"\n  Dominant eigenvector weight distribution:")
    branch_labels = ['B1'] + ['B2']*4 + ['B3']*3
    for i in range(8):
        print(f"    Mode {i} ({branch_labels[i]}): weight = {v_dom[i]:.4f}")

    B1_weight = v_dom[0]
    B2_weight = np.sum(v_dom[1:5])
    B3_weight = np.sum(v_dom[5:8])
    print(f"\n  Branch weights:")
    print(f"    B1: {B1_weight:.4f}  (d=1)")
    print(f"    B2: {B2_weight:.4f}  (d=4)")
    print(f"    B3: {B3_weight:.4f}  (d=3)")

    # Participation ratio as proxy for N_eff
    PR = 1.0 / np.sum(v_dom**2)
    print(f"\n  Participation ratio (1/sum(w^2)): {PR:.2f}")
    print(f"  This is a proxy for the effective number of pairing channels.")

    # ================================================================
    # STEP 7: STEP DOS COMPARISON
    # ================================================================
    print(f"\n{'='*78}")
    print(f"STEP 7: STEP-FUNCTION DOS COMPARISON")
    print(f"{'='*78}")

    rho_step_B2 = float(vh_data['rho_step'])
    M_5x5_step, _, _, _, _ = thouless_5x5_B2B1(
        V_sorted, evals_sorted, rho_step_B2 * MULTI_SECTOR_FACTOR,
        rho_B1 * MULTI_SECTOR_FACTOR)
    M_8x8_step, _, _, _, _, _ = thouless_8x8_full(
        V_sorted, evals_sorted,
        rho_B1 * MULTI_SECTOR_FACTOR,
        rho_step_B2 * MULTI_SECTOR_FACTOR,
        rho_B3 * MULTI_SECTOR_FACTOR)
    M_3x3_step, _, _, _, _, _ = thouless_3x3_branch(
        V_sorted, evals_sorted,
        rho_B1 * MULTI_SECTOR_FACTOR,
        rho_step_B2 * MULTI_SECTOR_FACTOR,
        rho_B3 * MULTI_SECTOR_FACTOR)

    print(f"\n  {'Matrix':>12s}  {'Step DOS':>10s}  {'Smooth DOS':>10s}  {'Ratio':>8s}")
    print(f"  {'='*12}  {'='*10}  {'='*10}  {'='*8}")
    for name, Ms, Msm in [
        ("5x5", M_5x5_step, M_5x5),
        ("3x3", M_3x3_step, M_3x3),
        ("8x8", M_8x8_step, M_8x8),
    ]:
        ratio = Msm / Ms if Ms > 0 else 0
        print(f"  {name:>12s}  {Ms:10.6f}  {Msm:10.6f}  {ratio:8.2f}")

    # ================================================================
    # GATE CLASSIFICATION
    # ================================================================
    print(f"\n{'='*78}")
    print(f"NEFF-THOULESS-35: GATE CLASSIFICATION")
    print(f"{'='*78}")

    # Use the 8x8 full Thouless (most complete, includes all channels)
    M_gate = M_8x8
    gate_verdict = "PASS" if M_gate > 1.0 else "FAIL"

    print(f"\n  Pre-registered criterion: max eigenvalue of full Thouless > 1.0")
    print(f"  Result: M_max(8x8) = {M_gate:.6f}")
    print(f"  M_max(3x3) = {M_3x3:.6f}")
    print(f"  M_max(5x5) = {M_5x5:.6f}")
    print(f"\n  NEFF-THOULESS-35: *** {gate_verdict} ***")

    if gate_verdict == "PASS":
        print(f"\n  The multi-band Thouless eigenvalue exceeds 1.0.")
        print(f"  Cross-channel couplings V(B1,B2) and V(B2,B3) enhance pairing.")
        print(f"  Enhancement over B2-only: {neff['enhancement_8x8']:.2f}x")
        print(f"  Minimum N_eff for BMF: {neff['N_eff_min_8x8']:.2f}")
    else:
        print(f"\n  The multi-band Thouless eigenvalue does NOT exceed 1.0.")
        print(f"  Cross-channel couplings insufficient to open the BMF corridor.")
        print(f"  The B2-only result (M={M_5x5:.4f}) is the controlling bound.")
        if M_5x5 > 1.0:
            print(f"  However, the 5x5 M_max > 1 means B2-only BCS is present.")
            print(f"  Multi-band N_eff is NOT the bottleneck.")

    # ================================================================
    # SAVE
    # ================================================================
    save_dict = {
        # Eigenvalues
        'evals_sorted': evals_sorted,
        'E_branch': E_branch_3x3,
        'E_8': E_pos,
        'lambda_min': np.min(pos_evals),

        # V matrix
        'V_sorted_pos': V_pos,
        'V_branch_3x3': V_branch_3x3,
        'V_B1B1': V_B1B1[0, 0],
        'V_B2B2_offdiag_max': np.max(V_B2B2_offdiag),
        'V_B3B3_offdiag_max': np.max(V_B3B3_offdiag),
        'V_B1B2_max': np.max(V_B1B2),
        'V_B1B3_max': np.max(V_B1B3),
        'V_B2B3_max': np.max(V_B2B3),

        # DOS
        'rho_B1': rho_B1_eff,
        'rho_B2': rho_B2_eff,
        'rho_B3': rho_B3_eff,
        'rho_B1_step': dos_info['rho_B1_step'],
        'rho_B2_step': float(vh_data['rho_step']),
        'rho_B3_step': dos_info['rho_B3_step'],
        'rho_B1_smooth': dos_info['rho_B1_smooth'],
        'rho_B3_smooth': dos_info['rho_B3_smooth'],
        'v_B1_avg': dos_info['v_B1_avg'],
        'v_B3_avg': dos_info['v_B3_avg'],

        # Thouless results
        'M_5x5': M_5x5,
        'M_3x3': M_3x3,
        'M_8x8': M_8x8,
        'M_evals_5x5': np.real(evals_5x5),
        'M_evals_3x3': np.real(evals_3x3),
        'M_evals_8x8': np.real(evals_8x8),
        'M_mat_3x3': M_mat_3x3,

        # Step DOS comparison
        'M_5x5_step': M_5x5_step,
        'M_3x3_step': M_3x3_step,
        'M_8x8_step': M_8x8_step,

        # Regulator scan
        'eta_scan': eta_scan,
        'M_3x3_vs_eta': M_3x3_scan,
        'M_8x8_vs_eta': M_8x8_scan,
        'M_5x5_vs_eta': M_5x5_scan,

        # N_eff
        'enhancement_8x8': neff['enhancement_8x8'],
        'enhancement_3x3': neff['enhancement_3x3'],
        'N_eff_min_8x8': neff['N_eff_min_8x8'],
        'N_eff_min_3x3': neff['N_eff_min_3x3'],
        'participation_ratio': PR,
        'dominant_eigvec_weights': v_dom,
        'B1_weight': B1_weight,
        'B2_weight': B2_weight,
        'B3_weight': B3_weight,

        # Gate
        'gate_verdict': gate_verdict,
        'M_gate': M_gate,
    }

    out_npz = os.path.join(SCRIPT_DIR, 's35_thouless_multiband.npz')
    np.savez_compressed(out_npz, **save_dict)
    print(f"\nSaved: {out_npz}")
    print(f"Size: {os.path.getsize(out_npz) / 1024:.1f} KB")

    # ================================================================
    # PLOT
    # ================================================================
    fig, axes = plt.subplots(2, 2, figsize=(14, 10))

    # Panel 1: Regulator sensitivity
    ax = axes[0, 0]
    ax.semilogx(eta_scan, M_5x5_scan, 'b-', lw=2, label='5x5 (B2+B1)')
    ax.semilogx(eta_scan, M_3x3_scan, 'g--', lw=2, label='3x3 (branch)')
    ax.semilogx(eta_scan, M_8x8_scan, 'r-', lw=2, label='8x8 (full)')
    ax.axhline(1.0, color='black', ls='--', lw=1.5, label='M=1 threshold')
    ax.axvline(ETA_REG_FRAC, color='gray', ls=':', lw=1, label=f'eta={ETA_REG_FRAC}')
    ax.set_xlabel('eta_frac (regulator)', fontsize=11)
    ax.set_ylabel('M_max', fontsize=11)
    ax.set_title('Regulator Sensitivity', fontsize=12)
    ax.legend(fontsize=8)
    ax.grid(True, alpha=0.3)

    # Panel 2: 8x8 V matrix heatmap
    ax = axes[0, 1]
    im = ax.imshow(V_pos, cmap='hot', interpolation='nearest')
    plt.colorbar(im, ax=ax, label='V_nm')
    ax.set_xlabel('Mode m')
    ax.set_ylabel('Mode n')
    ax.set_title('8x8 V Matrix (positive sector)', fontsize=12)
    # Draw branch boundaries
    for pos in [0.5, 4.5]:
        ax.axhline(pos, color='cyan', ls='--', lw=1)
        ax.axvline(pos, color='cyan', ls='--', lw=1)
    ax.text(0, 0, 'B1', color='cyan', fontsize=9, ha='center', va='center',
            fontweight='bold')
    ax.text(2.5, 2.5, 'B2', color='cyan', fontsize=9, ha='center', va='center',
            fontweight='bold')
    ax.text(6, 6, 'B3', color='cyan', fontsize=9, ha='center', va='center',
            fontweight='bold')

    # Panel 3: Bar chart of M_max values
    ax = axes[1, 0]
    categories = ['5x5\n(B2+B1)', '3x3\n(branch)', '8x8\n(full)']
    smooth_vals = [M_5x5, M_3x3, M_8x8]
    step_vals = [M_5x5_step, M_3x3_step, M_8x8_step]

    x = np.arange(3)
    width = 0.35
    bars1 = ax.bar(x - width/2, step_vals, width, label='Step DOS',
                    color='lightblue', edgecolor='black')
    bars2 = ax.bar(x + width/2, smooth_vals, width, label='Smooth DOS (van Hove)',
                    color='salmon', edgecolor='black')
    ax.axhline(1.0, color='black', ls='--', lw=2, label='M=1 threshold')
    ax.set_xticks(x)
    ax.set_xticklabels(categories)
    ax.set_ylabel('M_max', fontsize=11)
    ax.set_title(f'Multi-Band Thouless: {gate_verdict}', fontsize=12)
    ax.legend(fontsize=8)
    ax.grid(True, alpha=0.3, axis='y')

    for bar, val in zip(bars1, step_vals):
        ax.text(bar.get_x() + bar.get_width()/2, bar.get_height() + 0.02,
                f'{val:.3f}', ha='center', va='bottom', fontsize=8)
    for bar, val in zip(bars2, smooth_vals):
        ax.text(bar.get_x() + bar.get_width()/2, bar.get_height() + 0.02,
                f'{val:.3f}', ha='center', va='bottom', fontsize=8,
                fontweight='bold')

    # Panel 4: Dominant eigenvector weights
    ax = axes[1, 1]
    labels_8 = ['B1'] + [f'B2.{i}' for i in range(4)] + [f'B3.{i}' for i in range(3)]
    colors_8 = ['green'] + ['blue']*4 + ['red']*3
    ax.bar(range(8), v_dom, color=colors_8, edgecolor='black', alpha=0.7)
    ax.set_xticks(range(8))
    ax.set_xticklabels(labels_8, fontsize=9)
    ax.set_ylabel('Weight in dominant eigenvector', fontsize=11)
    ax.set_title(f'Participation Ratio = {PR:.2f}', fontsize=12)
    ax.grid(True, alpha=0.3, axis='y')
    ax.text(0.95, 0.95,
            f'B1: {B1_weight:.3f}\nB2: {B2_weight:.3f}\nB3: {B3_weight:.3f}',
            transform=ax.transAxes, ha='right', va='top', fontsize=10,
            bbox=dict(boxstyle='round', facecolor='wheat', alpha=0.5))

    fig.suptitle(
        f'NEFF-THOULESS-35: {gate_verdict} | M(8x8)={M_8x8:.4f}, '
        f'M(3x3)={M_3x3:.4f}, M(5x5)={M_5x5:.4f}',
        fontsize=13, fontweight='bold')
    plt.tight_layout(rect=[0, 0, 1, 0.96])
    plot_path = os.path.join(SCRIPT_DIR, 's35_thouless_multiband.png')
    plt.savefig(plot_path, dpi=150)
    plt.close()
    print(f"Plot saved: {plot_path}")

    elapsed = time.time() - t0
    print(f"\n{'='*78}")
    print(f"NEFF-THOULESS-35 FINAL: {gate_verdict}")
    print(f"  M(8x8) = {M_8x8:.6f}")
    print(f"  M(3x3) = {M_3x3:.6f}")
    print(f"  M(5x5) = {M_5x5:.6f}")
    print(f"  Participation ratio = {PR:.2f}")
    print(f"  Runtime: {elapsed:.1f}s")
    print(f"{'='*78}")

    return gate_verdict, M_8x8, M_3x3, M_5x5, neff


if __name__ == '__main__':
    verdict, M8, M3, M5, neff = main()
